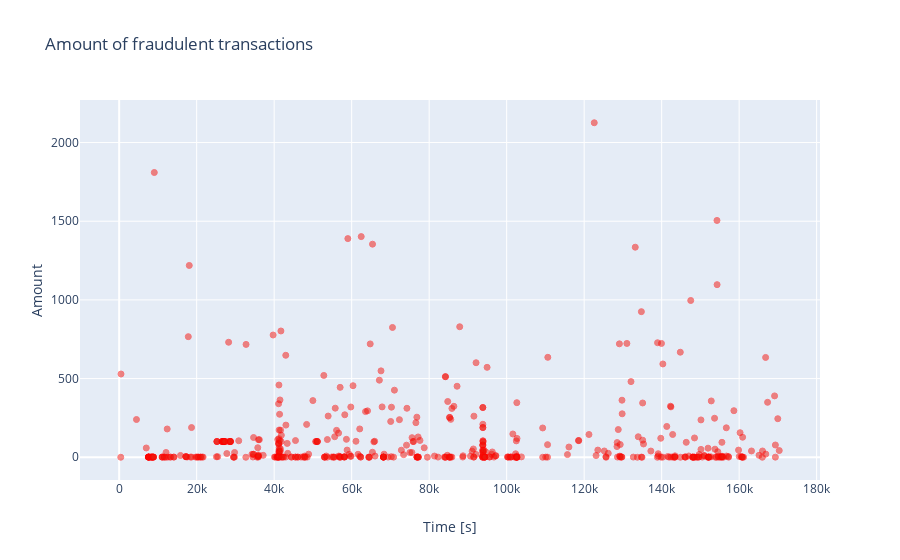

Write notebook code for a chart like this one.
### Markdown cell above
The real transaction have a larger mean value, larger Q1, smaller Q3 and Q4 and larger outliers; fraudulent transactions have a smaller Q1 and mean, larger Q4 and smaller outliers.

Let's plot the fraudulent transactions (amount) against time. The time is shown is seconds from the start of the time period (totaly 48h, over 2 days).

### Code cell
fraud = data_df.loc[data_df['Class'] == 1]

trace = go.Scatter(
    x = fraud['Time'],y = fraud['Amount'],
    name="Amount",
     marker=dict(
                color='rgb(238,23,11)',
                line=dict(
                    color='red',
                    width=1),
                opacity=0.5,
            ),
    text= fraud['Amount'],
    mode = "markers"
)
data = [trace]
layout = dict(title = 'Amount of fraudulent transactions',
          xaxis = dict(title = 'Time [s]', showticklabels=True), 
          yaxis = dict(title = 'Amount'),
          hovermode='closest'
         )
fig = dict(data=data, layout=layout)
iplot(fig, filename='fraud-amount')

### Figure 1 — Plotly figure (JSON) as saved in the notebook; plotly's stock layout.template omitted (floating-point values rounded to 4 significant figures; data arrays with more than 128 entries replaced by an {"elided": "..."} marker saying what was removed)
{"data": [{"marker": {"color": "rgb(238,23,11)", "line": {"color": "red", "width": 1}, "opacity": 0.5}, "mode": "markers", "name": "Amount", "text": {"elided": "492 float values"}, "type": "scatter", "x": {"elided": "492 float values"}, "y": {"elided": "492 float values"}}], "layout": {"hovermode": "closest", "title": {"text": "Amount of fraudulent transactions"}, "xaxis": {"showticklabels": true, "title": {"text": "Time [s]"}}, "yaxis": {"title": {"text": "Amount"}}}}
